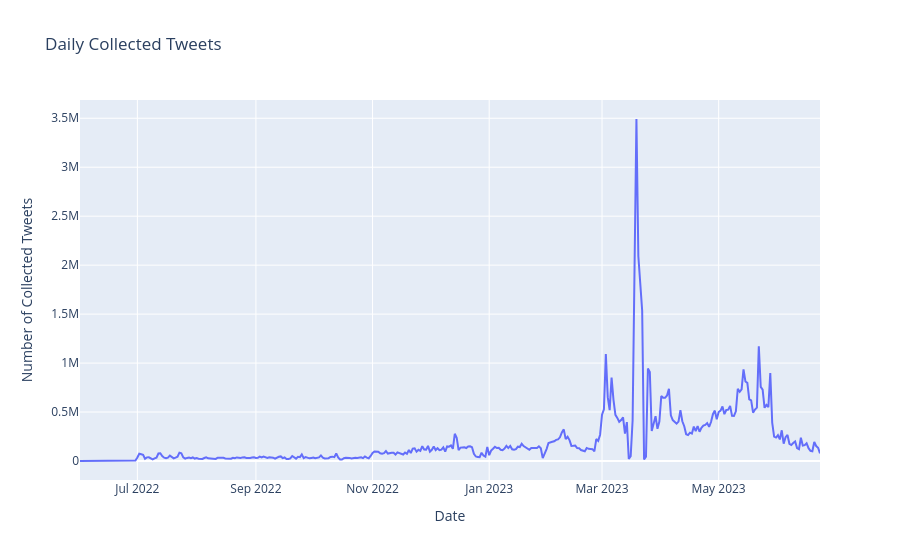

Write notebook code for a chart like this one.
### Code cell
# Create the Plotly figure
fig = go.Figure(data=[
    go.Scatter(x=daily_tweets_df['Date'], y=daily_tweets_df['Tweet Count'], mode='lines')
])

# Update the layout
fig.update_layout(
    title='Daily Collected Tweets',
    xaxis_title='Date',
    yaxis_title='Number of Collected Tweets',
    hovermode='x'
)

# Show the figure
fig.show()

### Figure 1 — Plotly figure (JSON) as saved in the notebook; plotly's stock layout.template omitted (floating-point values rounded to 4 significant figures; data arrays with more than 128 entries replaced by an {"elided": "..."} marker saying what was removed)
{"data": [{"mode": "lines", "type": "scatter", "x": {"elided": "388 str values"}, "y": {"elided": "388 int values"}}], "layout": {"hovermode": "x", "title": {"text": "Daily Collected Tweets"}, "xaxis": {"title": {"text": "Date"}}, "yaxis": {"title": {"text": "Number of Collected Tweets"}}}}
